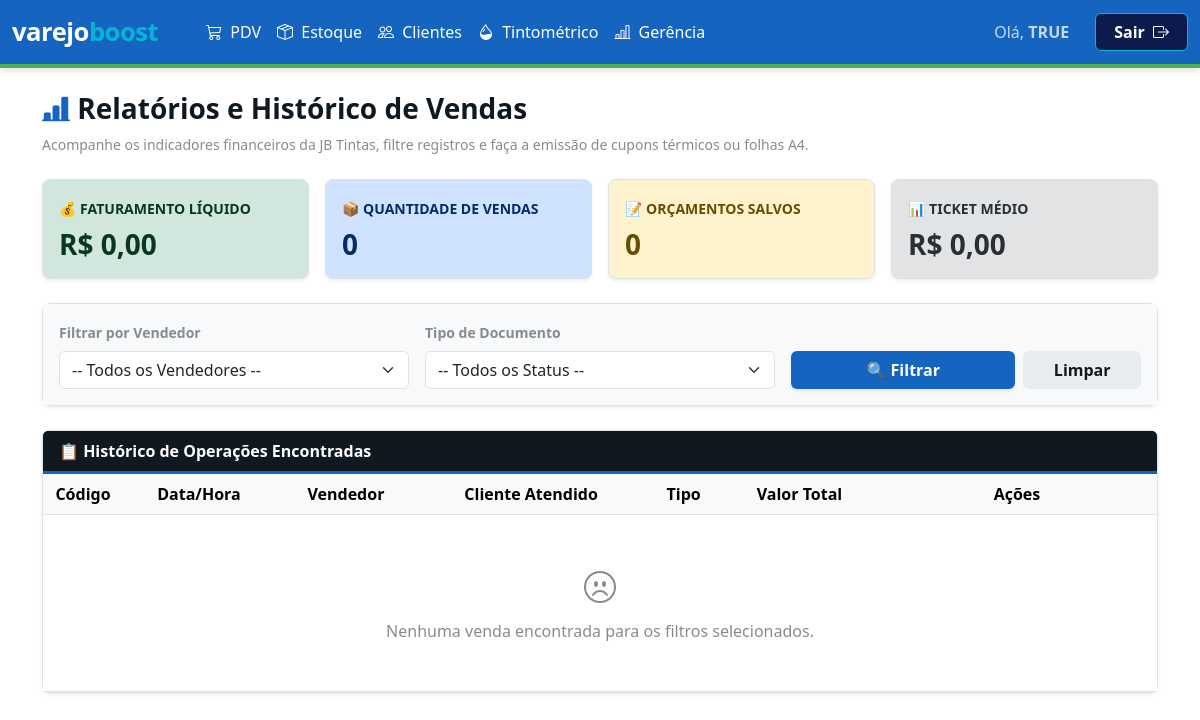
/gerencia/relatorios/ (signed in), run on an earlier commit of the app's database.
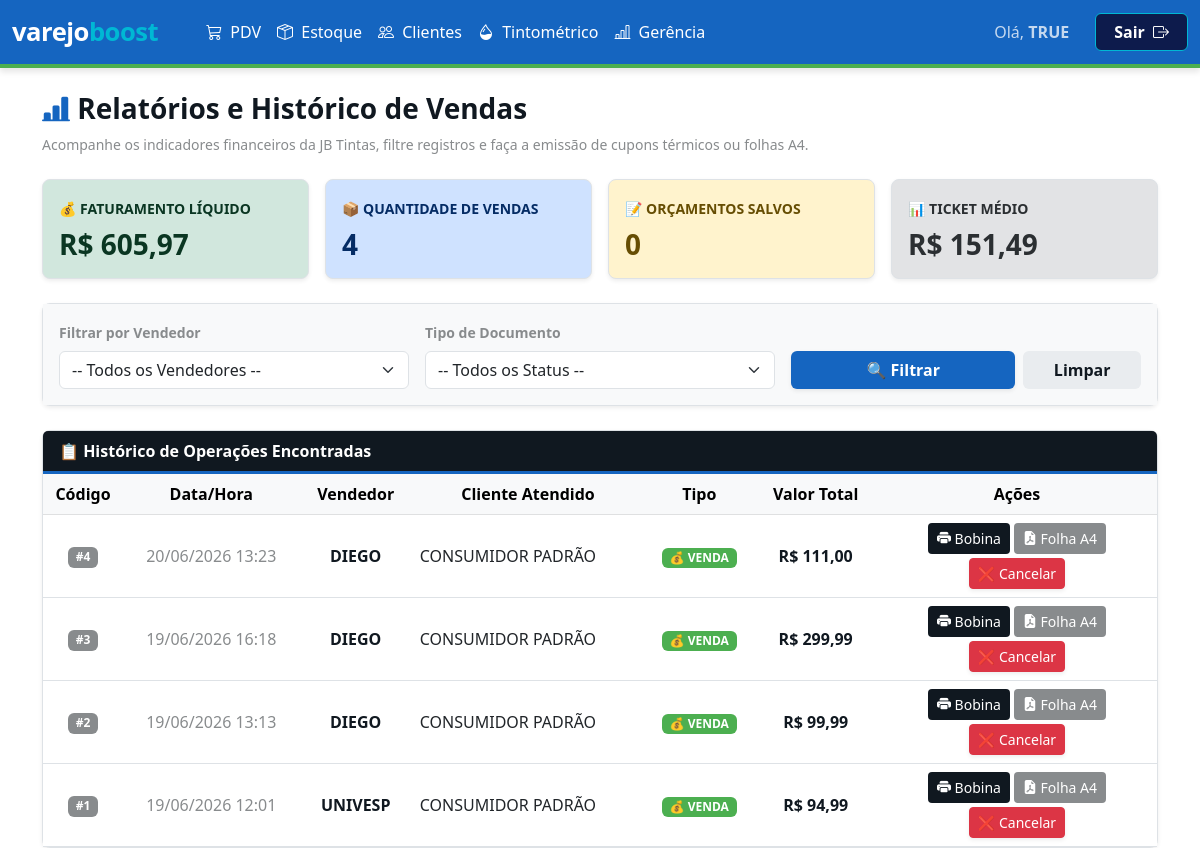
And on a later commit of the database.
### inventario/models/vendas.py (models this page shows)
class Vendas(models.Model):
    data_venda = models.DateTimeField(default=timezone.now)
    valor_total = models.DecimalField(max_digits=10, decimal_places=2, default=0.00)
    valor_desconto = models.DecimalField(max_digits=10, decimal_places=2, default=0.00)
    status = models.CharField(max_length=20, default='VENDA')
    troco = models.DecimalField(max_digits=10, decimal_places=2, default=0.00)
    pagamentos_texto = models.TextField(blank=True, null=True)
    cliente = models.CharField(max_length=255, blank=True, null=True)
    indicante = models.CharField(max_length=255, blank=True, null=True)
    vendedor = models.CharField(max_length=100, blank=True, null=True)
    cupom_texto = models.TextField(blank=True, null=True)
    status_fiscal = models.CharField(max_length=50, default='SEM_NOTA')
    chave_acesso = models.CharField(max_length=50, blank=True, null=True)
    numero_nota = models.CharField(max_length=20, blank=True, null=True)
    motivo_erro = models.TextField(blank=True, null=True)
    arquivo_pdf = models.FileField(upload_to='notas_fiscais/pdfs/', blank=True, null=True)
    arquivo_xml = models.FileField(upload_to='notas_fiscais/xmls/', blank=True, null=True)
    modelo_fiscal = models.CharField(max_length=10, blank=True, null=True)
    class Meta:
        db_table = 'inventario_vendas'

### inventario/views/relatorios.py (the view)
# urls.py: path('gerencia/relatorios/', relatorios.tela_relatorios, name='tela_relatorios'),
def tela_relatorios(request):
    if 'usuario_logado' not in request.session:
        return redirect('login')
    queryset = Vendas.objects.all().order_by('-id')
    vendedores = Usuarios.objects.all()
    filtro_vendedor = request.GET.get('vendedor', '')
    filtro_status = request.GET.get('status', '')
    if filtro_vendedor and filtro_vendedor.strip():
        queryset = queryset.filter(vendedor__icontains=filtro_vendedor.strip())
    if filtro_status and filtro_status.strip():
        queryset = queryset.filter(status=filtro_status.strip())
    faturamento = queryset.filter(status='VENDA').aggregate(Sum('valor_total'))['valor_total__sum'] or 0
    qtd_vendas = queryset.filter(status='VENDA').count()
    qtd_orcamentos = queryset.filter(status='ORCAMENTO').count()
    ticket_medio = (faturamento / qtd_vendas) if qtd_vendas > 0 else 0
    return render(request, 'inventario/relatorios.html', {
        'vendas': queryset,
        'vendedores': vendedores,
        'faturamento': faturamento,
        'qtd_vendas': qtd_vendas,
        'qtd_orcamentos': qtd_orcamentos,
        'ticket_medio': ticket_medio,
        'filtro_vendedor': filtro_vendedor,
        'filtro_status': filtro_status
    })

### inventario/templates/inventario/relatorios.html (shortened to what this page needs)
{% extends 'inventario/base.html' %}
{% load static %}
{% block content %}
<div class="mb-4">
    <h3 class="fw-bold" style="color: #101820;"><i class="bi bi-bar-chart-line-fill" style="color: #1565C0;"></i> Relatórios e Histórico de Vendas</h3>
    <p class="small" style="color: #888B8D;">Acompanhe os indicadores financeiros da JB Tintas, filtre registros e faça a emissão de cupons térmicos ou folhas A4.</p>
</div>
<div class="row g-3 mb-4">
    <div class="col-md-3">
        <div class="card shadow-sm border-0 h-100" style="background-color: #d1e7dd;">
            <div class="card-body">
                <span class="small fw-bold text-success-emphasis">💰 FATURAMENTO LÍQUIDO</span>
                <h3 class="fw-bold mt-2 mb-0 text-success-emphasis">R$ {{ faturamento|default:"0"|floatformat:2 }}</h3>
            </div>
        </div>
    </div>
    <div class="col-md-3">
        <div class="card shadow-sm border-0 h-100" style="background-color: #cfe2ff;">
            <div class="card-body">
                <span class="small fw-bold text-primary-emphasis">📦 QUANTIDADE DE VENDAS</span>
                <h3 class="fw-bold mt-2 mb-0 text-primary-emphasis">{{ qtd_vendas|default:"0" }}</h3>
            </div>
        </div>
    </div>
    <div class="col-md-3">
        <div class="card shadow-sm border-0 h-100" style="background-color: #fff3cd;">
            <div class="card-body">
                <span class="small fw-bold text-warning-emphasis">📝 ORÇAMENTOS SALVOS</span>
                <h3 class="fw-bold mt-2 mb-0 text-warning-emphasis">{{ qtd_orcamentos|default:"0" }}</h3>
            </div>
        </div>
    </div>
    <div class="col-md-3">
        <div class="card shadow-sm border-0 h-100" style="background-color: #e2e3e5;">
            <div class="card-body">
                <span class="small fw-bold text-secondary-emphasis">📊 TICKET MÉDIO</span>
                <h3 class="fw-bold mt-2 mb-0 text-secondary-emphasis">R$ {{ ticket_medio|default:"0"|floatformat:2 }}</h3>
            </div>
        </div>
    </div>
</div>
<div class="card shadow-sm border-0 mb-4">
    <div class="card-body bg-light">
        <form method="GET" action="." class="row g-3 align-items-end">
            <div class="col-md-4">
                <label class="form-label small fw-bold" style="color: #888B8D;">Filtrar por Vendedor</label>
                <select name="vendedor" class="form-select">
                    <option value="">-- Todos os Vendedores --</option>
                </select>
            </div>
            <div class="col-md-4">
                <label class="form-label small fw-bold" style="color: #888B8D;">Tipo de Documento</label>
                <select name="status" class="form-select">
                    <option value="">-- Todos os Status --</option>
                </select>
            </div>
            <div class="col-md-4 d-flex gap-2">
                <button type="submit" class="btn text-white w-100 fw-bold shadow-sm" style="background-color: #1565C0; border: none;">
                    🔍 Filtrar
                </button>
                <a href="{% url 'tela_relatorios' %}" class="btn fw-bold w-50" style="background-color: #e9ecef; color: #101820;">
                    Limpar
                </a>
            </div>
        </form>
    </div>
</div>
<div class="card shadow-sm border-0">
    <div class="card-header text-white fw-bold" style="background-color: #101820; border-bottom: 3px solid #1565C0;">📋 Histórico de Operações Encontradas</div>
    <div class="card-body p-0">
        <div class="table-responsive">
            <table class="table table-hover align-middle text-center mb-0">
                <thead class="table-light">
                    <tr>
                        <th width="80">Código</th>
                        <th>Data/Hora</th>
                        <th>Vendedor</th>
                        <th>Cliente Atendido</th>
                        <th>Tipo</th>
                        <th>Valor Total</th>
                        <th class="text-center" width="280">Ações</th>
                    </tr>
                </thead>
                <tbody>
                    {% for v in vendas %}
                    <tr>
                        <td><span class="badge" style="background-color: #888B8D;">#{{ v.id }}</span></td>
                        <td style="color: #888B8D;">{{ v.data_venda|date:"d/m/Y H:i" }}</td>
                        <td style="color: #101820;"><strong>{{ v.vendedor|upper }}</strong></td>
                        <td class="text-start">{{ v.cliente|default:"CONSUMIDOR PADRÃO"|upper }}</td>
                        <td>
                            {% if v.status == 'VENDA' %}
                                <span class="badge px-2 py-1" style="background-color: #4CAF50; color: white;">💰 VENDA</span>
                            {% elif v.status == 'CANCELADA' %}
                                <span class="badge px-2 py-1 bg-danger text-white">❌ CANCELADA</span>
                            {% else %}
                                <span class="badge px-2 py-1 text-dark" style="background-color: #FFB81C;">📋 ORÇAMENTO</span>
                            {% endif %}
                        </td>
                        <td class="fw-bold" style="color: #101820;">R$ {{ v.valor_total|floatformat:2 }}</td>
                        <td class="text-center align-middle">
                            <div class="d-flex justify-content-center flex-wrap gap-1">
                                <a href="{% url 'imprimir_cupom' v.id %}" target="_blank" class="btn btn-sm text-white px-2" style="background-color: #101820;" title="Imprimir Bobina">
                                    <i class="bi bi-printer-fill"></i> Bobina
                                </a>
                                <a href="{% url 'imprimir_cupom_a4' v.id %}" target="_blank" class="btn btn-sm text-white px-2" style="background-color: #888B8D;" title="Imprimir Folha A4">
                                    <i class="bi bi-file-earmark-pdf-fill"></i> Folha A4
                                </a>
                                {% if v.status != 'CANCELADA' %}
                                    <button class="btn btn-sm btn-danger px-2 shadow-sm" onclick="abrirModalCancelar('{{ v.id }}')" title="Cancelar Documento">
                                        ❌ Cancelar
                                    </button>
                                {% endif %}
                            </div>
                        </td>
                    </tr>
                    {% empty %}
                    <tr>
                        <td colspan="7" class="text-center py-5" style="color: #888B8D;">
                            <i class="bi bi-emoji-frown fs-2 d-block mb-2"></i>
                            Nenhuma venda encontrada para os filtros selecionados.
                        </td>
                    </tr>
                    {% endfor %}
                </tbody>
            </table>
        </div>
    </div>
</div>
{% endblock %}

### inventario/templates/inventario/base.html (shortened to what this page needs)
{% load static %}
<!DOCTYPE html>
<html lang="pt-br">
<head>
    <link href="https://cdn.jsdelivr.net/npm/bootstrap@5.3.0/dist/css/bootstrap.min.css" rel="stylesheet">
    <link rel="stylesheet" href="https://cdn.jsdelivr.net/npm/bootstrap-icons@1.11.0/font/bootstrap-icons.css">
</head>
<body>
    {% include 'inventario/partials/navbar.html' %}
    <div class="container mt-4">
        {% block content %}{% endblock %}
    </div>
</body>
</html>

### inventario/templates/inventario/partials/navbar.html (shortened to what this page needs)
<nav class="navbar navbar-expand-lg">
    <div class="container-fluid">
        <a class="navbar-brand" href="{% url 'painel_principal' %}">
            <span style="color: var(--branco);">varejo</span><span style="color: var(--turquesa-automacao);">boost</span>
        </a>
        <div class="collapse navbar-collapse" id="navbarNav">
            <ul class="navbar-nav me-auto ms-4">
                <li class="nav-item"><a class="nav-link" href="{% url 'tela_pdv' %}"><i class="bi bi-cart3 me-1"></i> PDV</a></li>
                <li class="nav-item"><a class="nav-link" href="{% url 'tela_painel_estoque' %}"><i class="bi bi-box-seam me-1"></i> Estoque</a></li>
                <li class="nav-item"><a class="nav-link" href="{% url 'tela_consultar_clientes' %}"><i class="bi bi-people me-1"></i> Clientes</a></li>
                <li class="nav-item"><a class="nav-link" href="{% url 'painel_tintometrico' %}"><i class="bi bi-droplet-half me-1"></i> Tintométrico</a></li>
                <li class="nav-item"><a class="nav-link" href="{% url 'tela_painel_gerencia' %}"><i class="bi bi-bar-chart-line me-1"></i> Gerência</a></li>
            </ul>
            <span class="navbar-text text-white me-3 opacity-75">
                Olá, <strong>{{ request.session.usuario_logado|upper }}</strong>
            </span>
            <a href="{% url 'logout' %}"
               style="background-color: var(--azul-escuro); color: var(--branco); border: 1px solid var(--turquesa-automacao); padding: 6px 18px; border-radius: 6px; text-decoration: none; font-weight: bold; transition: all 0.3s; margin-left: 10px;"
               onmouseover="this.style.backgroundColor='var(--turquesa-automacao)'; this.style.color='var(--azul-escuro)'"
               onmouseout="this.style.backgroundColor='var(--azul-escuro)'; this.style.color='var(--branco)'">
               Sair <i class="bi bi-box-arrow-right ms-1"></i>
            </a>
        </div>
    </div>
</nav>

### inventario/templates/inventario/base.html (style rules this page uses)
:root { --azul-confianca: #1565C0; --turquesa-automacao: #00B8D4; --verde-crescimento: #4CAF50; --azul-escuro: #0D1B4C; --branco: #FFFFFF; }
body { background-color: var(--branco); color: var(--azul-escuro); font-family: 'Segoe UI', Tahoma, Geneva, Verdana, sans-serif; }
.navbar { background-color: var(--azul-confianca) !important; border-bottom: 4px solid var(--verde-crescimento); z-index: 1000; box-shadow: 0 4px 6px rgba(0,0,0,0.1); }
.navbar-brand { font-weight: 800; font-size: 1.6rem; letter-spacing: -0.5px; }
.nav-link { color: var(--branco) !important; font-weight: 500; transition: color 0.3s ease; }
.card { border: 1px solid #dee2e6 !important; border-radius: 8px; }

What changed in the data, as far as the page shows it:
added Vendas: id "4", data_venda "20/06/2026 13:23", vendedor "DIEGO", cliente "CONSUMIDOR PADRÃO", status "💰 VENDA", valor_total "111,00"
added Vendas: id "3", data_venda "19/06/2026 16:18", vendedor "DIEGO", cliente "CONSUMIDOR PADRÃO", status "💰 VENDA", valor_total "299,99"
added Vendas: id "2", data_venda "19/06/2026 13:13", vendedor "DIEGO", cliente "CONSUMIDOR PADRÃO", status "💰 VENDA", valor_total "99,99"
added Vendas: id "1", data_venda "19/06/2026 12:01", vendedor "UNIVESP", cliente "CONSUMIDOR PADRÃO", status "💰 VENDA", valor_total "94,99"
Also different on the page:
{{ faturamento|default:"0"|floatformat:2 }}: "0,00" → "605,97"
{{ qtd_vendas|default:"0" }}: "0" → "4"
{{ ticket_medio|default:"0"|floatformat:2 }}: "0,00" → "151,49"
text no longer shown: "Nenhuma venda encontrada para os filtros selecionados."
